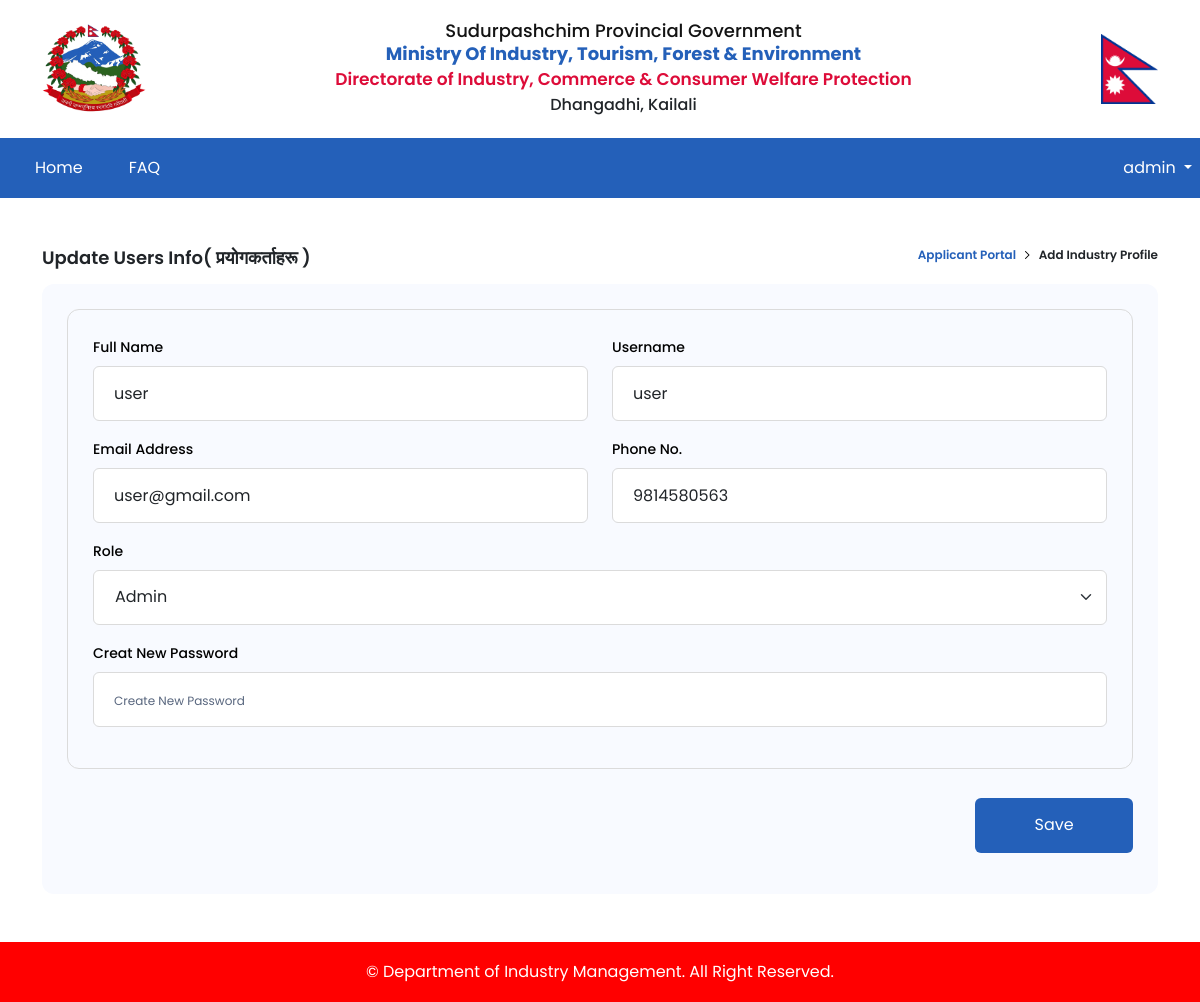
Page /user/edit/2/ (signed in) on the committed database.
### accounts/models.py (models this page shows, shortened)
class CustomUser(AbstractUser):
    SA = 1
    A = 2
    ROLE_CHOICES = (
        (SA, 'Super Admin'),
        (A, 'Admin'),
    )
    email = models.EmailField(unique=True)
    username = models.CharField(max_length=100, unique=True)
    fullname = models.CharField(max_length=100)
    phone_no = models.CharField(max_length=15)
    role = models.PositiveSmallIntegerField(choices=ROLE_CHOICES, blank=True, null=True)
    USERNAME_FIELD = 'email'
    REQUIRED_FIELDS = ['username']

### fdip/decorators.py (the view)
    def wrap(request, *args, **kwargs):
        if request.user.is_authenticated and request.user.role == 1:
            return view_func(request, *args, **kwargs)
        else:
            return redirect('home')

### templates/account/createuser.html (shortened to what this page needs)
{% extends "layout/base.html" %}
{% load static %}
{% block container %}
    <div class="container main-sec my-5">
        <div class="kit-row">
            {% if edit_id %}
                <h2 class="kit-page-heading">Update Users Info( प्रयोगकर्ताहरू )</h2>
            {% else %}
                <h2 class="kit-page-heading">Create Admin Users ( प्रयोगकर्ताहरू )</h2>
            {% endif %}
            <div class="kit-text-navigation"><span>Applicant Portal </span><img src="{% static '/image/arrow.png' %}" alt=""> Add
                Industry Profile</div>
        </div>
        <div class="kit-form-container">
            {% if edit_id %}
                <form action="{% url 'user-create' id=edit_id %}" method="post">
            {% else %}
                <form action="{% url 'user-create' %}" method="post">
            {% endif %}
                <div class="kit-industry-detail">
                    <div class="row mb-3">
                        <div class="col-sm-6">
                            <label class="form-label kit-form-label">Full Name </label>
                            <input type="text" class="form-control kit-form-control"
                                placeholder="Enter your Full Name" name="fullname" value="{{user_data.fullname}}" required>
                        </div>
                        <div class="col-sm-6">
                            <label class="form-label kit-form-label">Username</label>
                            <input type="text" class="form-control kit-form-control"
                            placeholder="Create Username" name="username" value ="{{user_data.username}}" required>
                        </div>
                    </div>
                    <div class="row mb-3">
                        <div class="col-sm-6">
                            <label class="form-label kit-form-label">Email Address</label>
                            <input type="email" class="form-control kit-form-control"
                                placeholder="Enter your Email Address" name="email" value ="{{user_data.email}}" required>
                        </div>
                        <div class="col-sm-6">
                            <label class="form-label kit-form-label">Phone No.</label>
                            <input type="text" class="form-control kit-form-control"
                            placeholder="Enter a Valid  Phone Number" name="phone_no" value ="{{user_data.phone_no}}" required>
                        </div>
                    </div>
                    <div class="row mb-3">
                        <div class="col-sm-12">
                            <label class="form-label kit-form-label">Role</label>
                            <select class="form-select kit-form-control" aria-label="Default select example" name="role" required>
                                {% for key,value in role %}
                                    <option value="{{key}}" {% if user_data.role == key %} selected {% endif %}>{{value}}</option>
                                {% endfor %}
                            </select>
                        </div>
                    </div>
                    <div class="row mb-3">
                        <div class="col-sm-12">
                            <label class="form-label kit-form-label">Creat New Password</label>
                            <input type="password" class="form-control kit-form-control"
                                placeholder="Create New Password" name="password" required>
                        </div>
                    </div>
                </div>
                <div class="row mb-3">
                    <div class="col-sm-10"></div>
                    <div class="col-sm-2">
                        {% if edit_id %}
                            <button class="kit-form-button">Save</button>
                        {% else %}
                            <button class="kit-form-button">Create User</button>
                        {% endif %}
                    </div>
                </div>
            </form>
        </div>
    </div>
{% endblock %}

### templates/layout/base.html (shortened to what this page needs)
{% load static %}
<!doctype html>
<html lang="en">
  <head>
    <link rel="stylesheet" href="https://cdnjs.cloudflare.com/ajax/libs/font-awesome/6.4.0/css/all.min.css"
 />
    <link href="https://cdn.jsdelivr.net/npm/bootstrap@5.3.0-alpha3/dist/css/bootstrap.min.css" rel="stylesheet">
    <link rel="stylesheet" href="{% static '/style/style.css' %}">
    <link rel="stylesheet" href="{% static '/nepali_date_picker/nepali-date-picker.min.css' %}">
</head>
  <body>
    <header>
      <div class="container">
          <div class="row">
              <div class="mainheader-top">
                  <img class="GON-logo" src="{% static '/image/nepal-govt.png' %}" alt="">
                  <div class="mainheader-top-text">
                      <h3>Sudurpashchim Provincial Government</h3>
                      <h3><span>Ministry of Industry, Tourism, Forest & Environment</span></h3>
                      <h4>Directorate of Industry, Commerce & Consumer Welfare Protection</h4>
                      <p>Dhangadhi, Kailali</p>
                  </div>
                  <img class="flag" src="{% static '/image/Flag_of_Nepal.svg.png' %}" alt="">
              </div>
          </div>
      </div>
      <div class="" style="background-color: #2460B9">
        <nav class="navbar navbar-expand-lg navbar-dark mainheader-nav m-auto" style="max-width:1320px">
            <div class="container-fluid">
                <div class="collapse navbar-collapse" id="navbarSupportedContent">
                    <ul class="navbar-nav me-auto main-ul mb-2 mb-lg-0">
                        <li class="nav-item active">
                            <a class="nav-link" aria-current="page" href="{% url 'home' %}">Home</a>
                        </li>
                        <li class="nav-item">
                            <a class="nav-link" aria-current="page" href="{% url 'faq-display' %}">FAQ</a>
                        </li>
                    </ul>
                </div>
            </div>
            {% if user.is_authenticated %}
            <div class="dropdown me-2">
                <p class=" dropdown-toggle m-0 text-white" type="button" data-bs-toggle="dropdown"
                    aria-expanded="false">
                    {{request.user.username}}
                </p>
                {% endif %}
            </div>
        </nav>
    </div>
    </header>
    {% block container %}
    {% endblock %}
    <footer>
        <p>© Department of Industry Management. All Right Reserved.</p>
    </footer>
</body>
</html>

### static/style/style.css (style rules this page uses)
body { font-family: Poppins; }
.kit-page-heading { font-weight: 600; font-size: 18px; line-height: 24px; margin-bottom: 14px; }
.kit-row { width: 100%; display: flex; justify-content: space-between; }
.kit-text-navigation { font-weight: 600; font-size: 12px; line-height: 18px; }
.kit-text-navigation img { padding: 0 6px; }
.kit-text-navigation span { color: #2460B9; }
.kit-form-container { background: #F8FAFF; border-radius: 12px; padding: 25px; }
.kit-industry-detail { border: 1px solid #DBDBDB; border-radius: 12px; padding: 25px; }
.kit-form-label { font-weight: 500; font-size: 14px; line-height: 21px; color: #000000; }
.kit-form-control { height: 55px; border: 1px solid #DBDBDB; border-radius: 6px; padding: 0 40px 0 20px; }
.kit-form-control::placeholder { color: #58667E; font-size: 12px; }
.kit-form-button { width: 100%; height: 55px; margin-top: 29px; border-radius: 6px; background: #2460B9; color: #ffffff; border: none; transition: 0.1s all ease-in-out; }
a { text-decoration: none; }
.mainheader-top { display: flex; justify-content: space-between; margin: 1rem 0; align-items: center; }
.mainheader-top .GON-logo { width: 104px; height: max-content; }
.mainheader-top .flag { width: 57px; height: max-content; }
.mainheader-top-text { text-align: center; }
.mainheader-top-text h4 { color: #dd0c39; font-size: clamp(14px, 3vw, 17px); font-weight: 600; line-height: 25.5px; margin-bottom: 0px; }
.mainheader-top-text h3 { font-family: Poppins; font-size: clamp(16px, 3vw, 18px); font-weight: 500; line-height: 19px; letter-spacing: 0em; text-align: center; color: #131313; text-transform: capitalize; margin-bottom: 4px; }
.mainheader-top-text h3 span { font-weight: 700; color: #2460b9; margin-bottom: 4px; }
.mainheader-top-text p { font-family: Poppins; font-size: 16px; font-weight: 500; text-transform: capitalize; margin: 0; }
.mainheader-nav { position: relative; padding: 0; margin: 0; display: flex; justify-content: space-between; align-items: center; height: 60px; }
.navbar>.container-fluid { max-width: max-content; margin: 0; height: 100%; }
.navbar>.container-fluid>.navbar-collapse { height: 100%; }
.navbar>.container-fluid ul { height: 100%; display: flex; align-items: center; }
.navbar>.container-fluid ul .nav-item { height: 100%; display: flex; align-items: center; padding: 0 15px; }
.main-sec { min-height: 70vh; }
footer { height: 60px; display: flex; justify-content: center; align-items: center; background-color: red; text-align: center; color: white; font-size: 1rem; padding: 10px; }
footer p { display: grid; height: 100%; align-items: center; text-align: center; margin-bottom: 0; }
.nav-link { color: rgba(255,255,255,1)!important; }

### rows in the picture
CustomUser: user.username "admin"
CustomUser: fullname "user", username "user", email "user@gmail.com", phone_no "9814580563", role "Admin"
